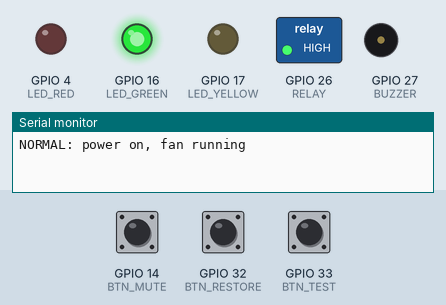
Recording of a sketch running on a simulated ESP32. On the bench: switched loads named in the sketch (green lamp = pin HIGH), output pins drawn as LEDs (lit = HIGH), buzzer (waves = sounding, pin HIGH), the last lines printed to the serial monitor. Dashed ring = blinking. Inputs (shaded band) come from the test bench; at power-on: GPIO 33 (BTN_TEST) HIGH, GPIO 14 (BTN_MUTE) HIGH, GPIO 32 (BTN_RESTORE) HIGH.

Above: at 1.2 s.
1.3 s: GPIO 33 (BTN_TEST) pulled LOW for 0.15 s
At 1.65 s:
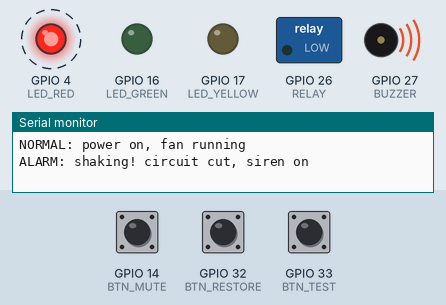
4.3 s: GPIO 14 (BTN_MUTE) pulled LOW for 0.15 s
At 4.66 s:
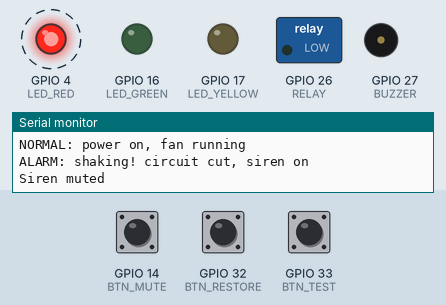
7.4 s: GPIO 32 (BTN_RESTORE) pulled LOW for 0.15 s
At 8.0 s:
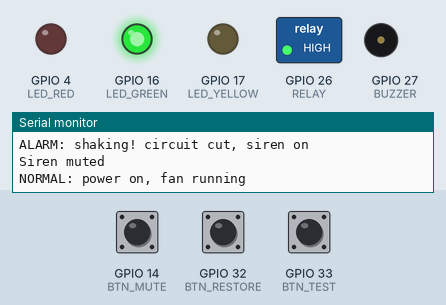
9.0 s: GPIO 33 (BTN_TEST) pulled LOW for 1 s
At 9.16 s:
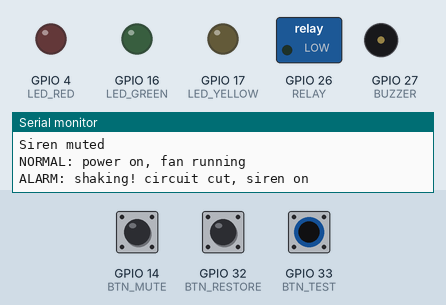
12.0 s: GPIO 14 (BTN_MUTE) pulled LOW for 1 s
At 12.47 s:
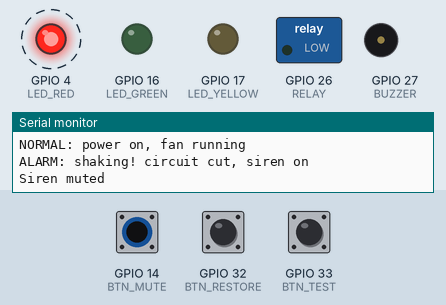
Timing chart, 0 to 16.0 s (numbered marks = the images above; inputs shaded):
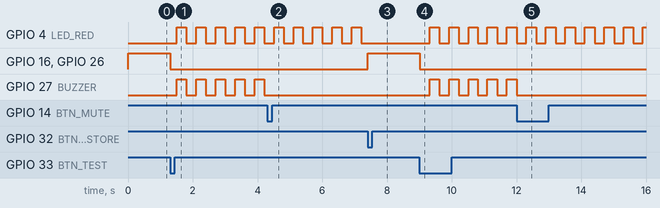

The sketch:

system_test.ino
```cpp
// SismoEv test 05 — system test: LEDs + buttons + relay (MOSFET) + buzzer
// NORMAL: green on, relay on (fan runs), buzzer off.
// B2 (test) -> ALARM: relay cut (fan stops), red blinks, siren.
// B3 (mute) -> siren off; alarm stays active (red keeps blinking) until power is restored.
// B1 (restore) -> back to NORMAL. Power can only be restored with this physical button.

const int LED_GREEN = 16, LED_YELLOW = 17, LED_RED = 4;
const int BTN_RESTORE = 32, BTN_TEST = 33, BTN_MUTE = 14;
const int RELAY = 26;   // HIGH = relay on (MOSFET driver)
const int BUZZER = 27;  // HIGH = sound

enum State { NORMAL, ALARM };
State state = NORMAL;
bool muted = false;
bool lastRestore = false, lastTest = false, lastMute = false;

void backToNormal() {
  state = NORMAL;
  muted = false;
  digitalWrite(RELAY, HIGH);
  digitalWrite(BUZZER, LOW);
  digitalWrite(LED_RED, LOW);
  digitalWrite(LED_GREEN, HIGH);
  Serial.println("NORMAL: power on, fan running");
}

void startAlarm() {
  state = ALARM;
  muted = false;
  digitalWrite(RELAY, LOW);
  digitalWrite(LED_GREEN, LOW);
  Serial.println("ALARM: shaking! circuit cut, siren on");
}

void setup() {
  Serial.begin(115200);
  pinMode(LED_GREEN, OUTPUT); pinMode(LED_YELLOW, OUTPUT); pinMode(LED_RED, OUTPUT);
  pinMode(RELAY, OUTPUT); pinMode(BUZZER, OUTPUT);
  pinMode(BTN_RESTORE, INPUT_PULLUP); pinMode(BTN_TEST, INPUT_PULLUP); pinMode(BTN_MUTE, INPUT_PULLUP);
  backToNormal();
}

void loop() {
  bool restore = digitalRead(BTN_RESTORE) == LOW;
  bool test    = digitalRead(BTN_TEST) == LOW;
  bool mute    = digitalRead(BTN_MUTE) == LOW;

  if (test && !lastTest && state == NORMAL) startAlarm();
  if (mute && !lastMute && state == ALARM) { muted = true; Serial.println("Siren muted"); }
  if (restore && !lastRestore && state == ALARM) backToNormal();
  lastRestore = restore; lastTest = test; lastMute = mute;

  if (state == ALARM) {
    bool on = (millis() / 300) % 2;
    digitalWrite(LED_RED, on);
    digitalWrite(BUZZER, (!muted && on) ? HIGH : LOW);
  }
  delay(20);
}
```

Measured:
- after the input at 1.3 s, GPIO 4 (LED_RED), GPIO 27 (BUZZER): alternates HIGH for 0.30 s and LOW for 0.30 s, starting after 0.20 s; GPIO 16 (LED_GREEN), GPIO 26 (RELAY): HIGH → LOW at once
- after the input at 4.3 s, GPIO 27 (BUZZER): stops changing and stays LOW
- after the input at 7.4 s, GPIO 4 (LED_RED): stops changing and stays LOW; GPIO 16 (LED_GREEN), GPIO 26 (RELAY): LOW → HIGH at once
- after the input at 9.0 s, GPIO 4 (LED_RED), GPIO 27 (BUZZER): alternates HIGH for 0.30 s and LOW for 0.30 s, starting after 0.31 s; GPIO 16 (LED_GREEN), GPIO 26 (RELAY): HIGH → LOW at once
- after the input at 12.0 s, GPIO 27 (BUZZER): goes on until 12.0 s, then stays LOW
